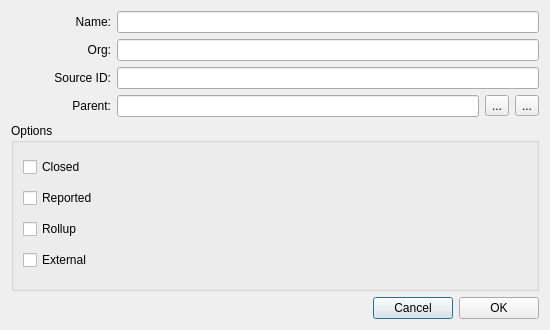
<?xml version="1.0" encoding="UTF-8"?>
<ui version="4.0">
 <class>AccountEditDialog</class>
 <widget class="QDialog" name="AccountEditDialog">
  <property name="geometry">
   <rect>
    <x>0</x>
    <y>0</y>
    <width>550</width>
    <height>330</height>
   </rect>
  </property>
  <property name="sizePolicy">
   <sizepolicy hsizetype="Preferred" vsizetype="Fixed">
    <horstretch>0</horstretch>
    <verstretch>0</verstretch>
   </sizepolicy>
  </property>
  <property name="minimumSize">
   <size>
    <width>550</width>
    <height>330</height>
   </size>
  </property>
  <property name="maximumSize">
   <size>
    <width>16777215</width>
    <height>330</height>
   </size>
  </property>
  <property name="windowTitle">
   <string>Dialog</string>
  </property>
  <layout class="QVBoxLayout" name="verticalLayout_2">
   <item>
    <layout class="QHBoxLayout" name="horizontalLayout_2">
     <item>
      <widget class="QLabel" name="label_2">
       <property name="sizePolicy">
        <sizepolicy hsizetype="Fixed" vsizetype="Fixed">
         <horstretch>0</horstretch>
         <verstretch>0</verstretch>
        </sizepolicy>
       </property>
       <property name="minimumSize">
        <size>
         <width>100</width>
         <height>0</height>
        </size>
       </property>
       <property name="text">
        <string>Name:</string>
       </property>
       <property name="alignment">
        <set>Qt::AlignRight|Qt::AlignTrailing|Qt::AlignVCenter</set>
       </property>
      </widget>
     </item>
     <item>
      <widget class="QLineEdit" name="txtName"/>
     </item>
    </layout>
   </item>
   <item>
    <layout class="QHBoxLayout" name="horizontalLayout_5">
     <item>
      <widget class="QLabel" name="label_4">
       <property name="sizePolicy">
        <sizepolicy hsizetype="Fixed" vsizetype="Fixed">
         <horstretch>0</horstretch>
         <verstretch>0</verstretch>
        </sizepolicy>
       </property>
       <property name="minimumSize">
        <size>
         <width>100</width>
         <height>0</height>
        </size>
       </property>
       <property name="text">
        <string>Org:</string>
       </property>
       <property name="alignment">
        <set>Qt::AlignRight|Qt::AlignTrailing|Qt::AlignVCenter</set>
       </property>
      </widget>
     </item>
     <item>
      <widget class="QLineEdit" name="txtOrg"/>
     </item>
    </layout>
   </item>
   <item>
    <layout class="QHBoxLayout" name="horizontalLayout_4">
     <item>
      <widget class="QLabel" name="label_3">
       <property name="sizePolicy">
        <sizepolicy hsizetype="Fixed" vsizetype="Fixed">
         <horstretch>0</horstretch>
         <verstretch>0</verstretch>
        </sizepolicy>
       </property>
       <property name="minimumSize">
        <size>
         <width>100</width>
         <height>0</height>
        </size>
       </property>
       <property name="text">
        <string>Source ID:</string>
       </property>
       <property name="alignment">
        <set>Qt::AlignRight|Qt::AlignTrailing|Qt::AlignVCenter</set>
       </property>
      </widget>
     </item>
     <item>
      <widget class="QLineEdit" name="txtSourceID"/>
     </item>
    </layout>
   </item>
   <item>
    <layout class="QHBoxLayout" name="horizontalLayout_3">
     <item>
      <widget class="QLabel" name="label">
       <property name="sizePolicy">
        <sizepolicy hsizetype="Fixed" vsizetype="Fixed">
         <horstretch>0</horstretch>
         <verstretch>0</verstretch>
        </sizepolicy>
       </property>
       <property name="minimumSize">
        <size>
         <width>100</width>
         <height>0</height>
        </size>
       </property>
       <property name="text">
        <string>Parent:</string>
       </property>
       <property name="alignment">
        <set>Qt::AlignRight|Qt::AlignTrailing|Qt::AlignVCenter</set>
       </property>
      </widget>
     </item>
     <item>
      <widget class="QLineEdit" name="txtParent">
       <property name="readOnly">
        <bool>true</bool>
       </property>
      </widget>
     </item>
     <item>
      <widget class="QToolButton" name="btnParent">
       <property name="text">
        <string>...</string>
       </property>
      </widget>
     </item>
     <item>
      <widget class="QToolButton" name="btnReset">
       <property name="text">
        <string>...</string>
       </property>
      </widget>
     </item>
    </layout>
   </item>
   <item>
    <widget class="QGroupBox" name="groupBox">
     <property name="title">
      <string>Options</string>
     </property>
     <layout class="QVBoxLayout" name="verticalLayout">
      <item>
       <widget class="QCheckBox" name="chkClosed">
        <property name="text">
         <string>Closed</string>
        </property>
       </widget>
      </item>
      <item>
       <widget class="QCheckBox" name="chkReported">
        <property name="text">
         <string>Reported</string>
        </property>
       </widget>
      </item>
      <item>
       <widget class="QCheckBox" name="chkRollup">
        <property name="text">
         <string>Rollup</string>
        </property>
       </widget>
      </item>
      <item>
       <widget class="QCheckBox" name="chkExtrenal">
        <property name="text">
         <string>External</string>
        </property>
       </widget>
      </item>
     </layout>
    </widget>
   </item>
   <item>
    <layout class="QHBoxLayout" name="horizontalLayout">
     <item>
      <spacer name="horizontalSpacer">
       <property name="orientation">
        <enum>Qt::Horizontal</enum>
       </property>
       <property name="sizeHint" stdset="0">
        <size>
         <width>40</width>
         <height>20</height>
        </size>
       </property>
      </spacer>
     </item>
     <item>
      <widget class="QPushButton" name="btnCancel">
       <property name="text">
        <string>Cancel</string>
       </property>
      </widget>
     </item>
     <item>
      <widget class="QPushButton" name="btnOk">
       <property name="text">
        <string>OK</string>
       </property>
      </widget>
     </item>
    </layout>
   </item>
  </layout>
 </widget>
 <resources/>
 <connections/>
</ui>
